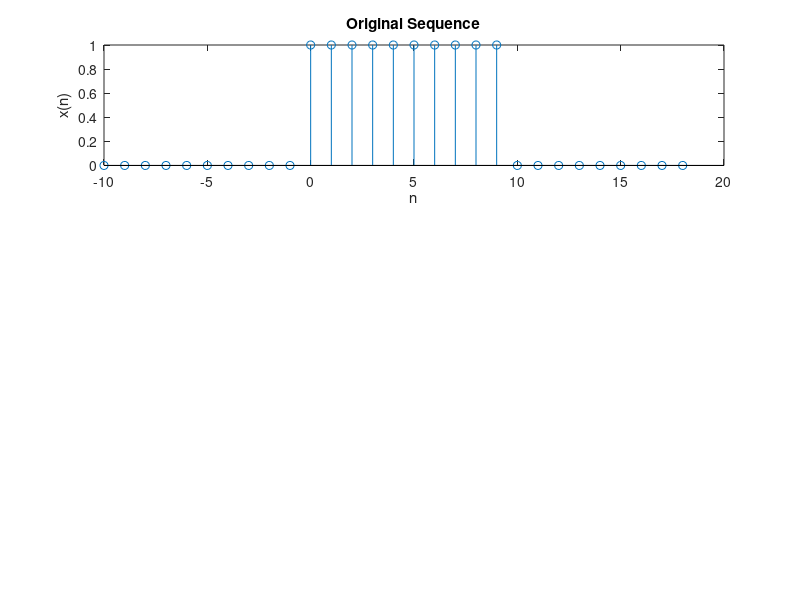

MATLAB code for this plot: (Note: this script raises an error after producing the figure.)
n=-10:1:18
s1=(n>=0)
s2=(n-10>=0)
subplot(3,1,1)
stem(n,s1-s2)
title('Original Sequence')
xlabel('n')
ylabel('x(n)')
%𝑥(𝑛) = 𝑢(𝑛) − 𝑢(𝑛 − 10)

[ev, od, u] = odd_even_function( d1-g1,h)
subplot(3,1,2)
stem(u,ev)
title('Even part')
xlabel('u')
ylabel('ev')


subplot(3,1,3)
stem(u,od)
title('Odd part')
xlabel('u')
ylabel('odd')

%calling the function even_odd created earlier 
%and plotting the even and odd parts of the functions
